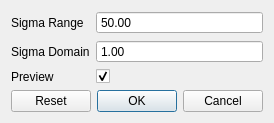
<?xml version="1.0" encoding="UTF-8"?>
<ui version="4.0">
 <class>BilateralGaussDialog</class>
 <widget class="QDialog" name="BilateralGaussDialog">
  <property name="geometry">
   <rect>
    <x>0</x>
    <y>0</y>
    <width>270</width>
    <height>121</height>
   </rect>
  </property>
  <property name="windowTitle">
   <string>Bilaterial Gaussian Blur</string>
  </property>
  <layout class="QVBoxLayout" name="verticalLayout">
   <item>
    <layout class="QFormLayout" name="form_layout">
     <item row="0" column="0">
      <widget class="QLabel" name="sigma_range_label">
       <property name="text">
        <string>Sigma Range</string>
       </property>
      </widget>
     </item>
     <item row="0" column="1">
      <widget class="QDoubleSpinBox" name="sigma_range_spinbox">
       <property name="buttonSymbols">
        <enum>QAbstractSpinBox::NoButtons</enum>
       </property>
       <property name="minimum">
        <double>1.000000000000000</double>
       </property>
       <property name="maximum">
        <double>255.000000000000000</double>
       </property>
       <property name="value">
        <double>50.000000000000000</double>
       </property>
      </widget>
     </item>
     <item row="1" column="0">
      <widget class="QLabel" name="sigma_domain_label">
       <property name="text">
        <string>Sigma Domain</string>
       </property>
      </widget>
     </item>
     <item row="1" column="1">
      <widget class="QDoubleSpinBox" name="sigma_domain_spinbox">
       <property name="buttonSymbols">
        <enum>QAbstractSpinBox::NoButtons</enum>
       </property>
       <property name="minimum">
        <double>1.000000000000000</double>
       </property>
       <property name="maximum">
        <double>5.000000000000000</double>
       </property>
       <property name="value">
        <double>1.000000000000000</double>
       </property>
      </widget>
     </item>
     <item row="2" column="0">
      <widget class="QLabel" name="preview_label">
       <property name="text">
        <string>Preview</string>
       </property>
      </widget>
     </item>
     <item row="2" column="1">
      <widget class="QCheckBox" name="preview_checkbox">
       <property name="checked">
        <bool>true</bool>
       </property>
      </widget>
     </item>
    </layout>
   </item>
   <item>
    <widget class="QDialogButtonBox" name="button_box">
     <property name="orientation">
      <enum>Qt::Horizontal</enum>
     </property>
     <property name="standardButtons">
      <set>QDialogButtonBox::Cancel|QDialogButtonBox::Ok|QDialogButtonBox::Reset</set>
     </property>
    </widget>
   </item>
  </layout>
 </widget>
 <resources/>
 <connections>
  <connection>
   <sender>button_box</sender>
   <signal>accepted()</signal>
   <receiver>BilateralGaussDialog</receiver>
   <slot>accept()</slot>
   <hints>
    <hint type="sourcelabel">
     <x>248</x>
     <y>254</y>
    </hint>
    <hint type="destinationlabel">
     <x>157</x>
     <y>274</y>
    </hint>
   </hints>
  </connection>
  <connection>
   <sender>button_box</sender>
   <signal>rejected()</signal>
   <receiver>BilateralGaussDialog</receiver>
   <slot>reject()</slot>
   <hints>
    <hint type="sourcelabel">
     <x>316</x>
     <y>260</y>
    </hint>
    <hint type="destinationlabel">
     <x>286</x>
     <y>274</y>
    </hint>
   </hints>
  </connection>
 </connections>
</ui>
